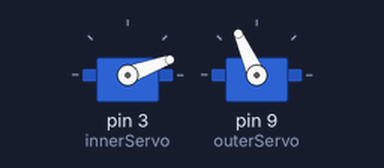
The sketch below on a simulated Arduino Uno, built with avr-gcc and run on an emulated ATmega328P. Parts: 2 × servo.

Above: at 1.05 s.
At 1.45 s:
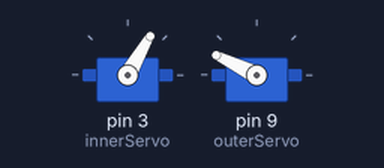
Timing chart, 0 to 4.0 s (numbered marks = the images above):
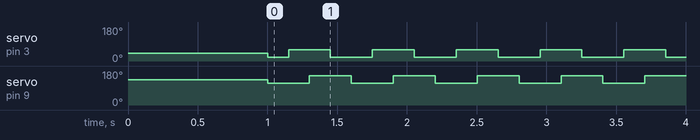

Measured:
- by itself, servo on pin 3 (innerServo): repeats every 0.60 s: 60° 0.30 s, 20° 0.30 s
- by itself, servo on pin 9 (outerServo): alternates 154° for 0.30 s and 114° for 0.30 s

The sketch:

gimbal_test.ino
```cpp
#include <Servo.h>

Servo innerServo;
Servo outerServo;

//calibration
int INNER_MID = 40;
int OUTER_MID = 134;

int INNER_MIN = INNER_MID - 20;
int INNER_MAX = INNER_MID + 20;
int OUTER_MIN = OUTER_MID - 20;
int OUTER_MAX = OUTER_MID + 20;

void setup() {
  innerServo.attach(3);
  outerServo.attach(9);

  setCoordinates(50, 50);
  delay(1000);
}

void loop() {
  setCoordinates(0, 0);
  delay(150);
  setCoordinates(100, 0);
  delay(150);
  setCoordinates(100, 100);
  delay(150);
  setCoordinates(0, 100);
  delay(150);
}

void setCoordinates(int inner, int outer){
  float percentInner = (float)inner / 100.0;
  float percentOuter = (float)outer / 100.0;

  innerServo.write(getAngleInner(percentInner));
  outerServo.write(getAngleOuter(percentOuter));
}

int getAngleInner(float percent) {
  return getAngle(percent, INNER_MIN, INNER_MAX);
}

int getAngleOuter(float percent) {
  return getAngle(percent, OUTER_MIN, OUTER_MAX);
}


int getAngle(float percent, int minAngle, int maxAngle) {
  int span = maxAngle - minAngle;
  float adding = percent * (float)span;
  return minAngle + (int)adding;
}
```
